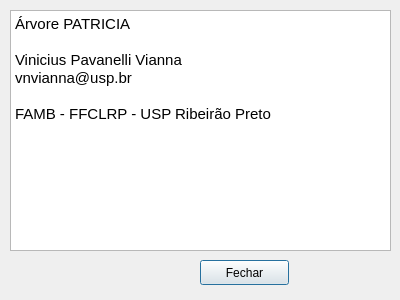
<?xml version="1.0" encoding="UTF-8"?>
<ui version="4.0">
 <class>Dialog_About</class>
 <widget class="QDialog" name="Dialog_About">
  <property name="geometry">
   <rect>
    <x>0</x>
    <y>0</y>
    <width>400</width>
    <height>300</height>
   </rect>
  </property>
  <property name="windowTitle">
   <string>Dialog</string>
  </property>
  <widget class="QTextBrowser" name="textBrowser">
   <property name="geometry">
    <rect>
     <x>10</x>
     <y>10</y>
     <width>381</width>
     <height>241</height>
    </rect>
   </property>
   <property name="html">
    <string>&lt;!DOCTYPE HTML PUBLIC &quot;-//W3C//DTD HTML 4.0//EN&quot; &quot;http://www.w3.org/TR/REC-html40/strict.dtd&quot;&gt;
&lt;html&gt;&lt;head&gt;&lt;meta name=&quot;qrichtext&quot; content=&quot;1&quot; /&gt;&lt;style type=&quot;text/css&quot;&gt;
p, li { white-space: pre-wrap; }
&lt;/style&gt;&lt;/head&gt;&lt;body style=&quot; font-family:'Ubuntu'; font-size:11pt; font-weight:400; font-style:normal;&quot;&gt;
&lt;p style=&quot; margin-top:0px; margin-bottom:0px; margin-left:0px; margin-right:0px; -qt-block-indent:0; text-indent:0px;&quot;&gt;Árvore PATRICIA&lt;/p&gt;
&lt;p style=&quot;-qt-paragraph-type:empty; margin-top:0px; margin-bottom:0px; margin-left:0px; margin-right:0px; -qt-block-indent:0; text-indent:0px;&quot;&gt;&lt;br /&gt;&lt;/p&gt;
&lt;p style=&quot; margin-top:0px; margin-bottom:0px; margin-left:0px; margin-right:0px; -qt-block-indent:0; text-indent:0px;&quot;&gt;Vinicius Pavanelli Vianna&lt;/p&gt;
&lt;p style=&quot; margin-top:0px; margin-bottom:0px; margin-left:0px; margin-right:0px; -qt-block-indent:0; text-indent:0px;&quot;&gt;vnvianna@usp.br&lt;/p&gt;
&lt;p style=&quot;-qt-paragraph-type:empty; margin-top:0px; margin-bottom:0px; margin-left:0px; margin-right:0px; -qt-block-indent:0; text-indent:0px;&quot;&gt;&lt;br /&gt;&lt;/p&gt;
&lt;p style=&quot; margin-top:0px; margin-bottom:0px; margin-left:0px; margin-right:0px; -qt-block-indent:0; text-indent:0px;&quot;&gt;FAMB - FFCLRP - USP Ribeirão Preto&lt;/p&gt;&lt;/body&gt;&lt;/html&gt;</string>
   </property>
  </widget>
  <widget class="QPushButton" name="pushButton">
   <property name="geometry">
    <rect>
     <x>200</x>
     <y>260</y>
     <width>89</width>
     <height>25</height>
    </rect>
   </property>
   <property name="text">
    <string>Fechar</string>
   </property>
  </widget>
 </widget>
 <resources/>
 <connections/>
</ui>
